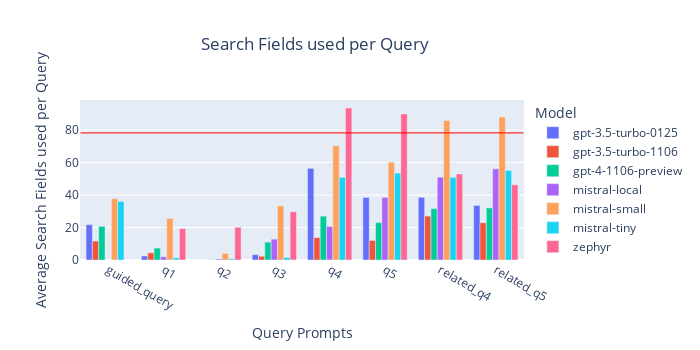

This figure's notebook cell:
### Code cell
melted_df = pd.melt(seed_df, id_vars=['model'], value_vars=['q1_answer_mesh_terms_correct', 'q2_answer_mesh_terms_correct', 'q3_answer_mesh_terms_correct', 'q4_answer_mesh_terms_correct', 'q5_answer_mesh_terms_correct', 'guided_query_answer_mesh_terms_correct', 'related_q4_answer_mesh_terms_correct', 'related_q5_answer_mesh_terms_correct'],
                    var_name='query', value_name='operator')

melted_df['operator'] = melted_df['operator'].apply(lambda x: len(x))
# Group by 'model' and sum the answers for each question
summed_df = melted_df.groupby(['model', 'query']).mean().reset_index()


summed_df['query'] = summed_df['query'].apply(lambda x: x.rstrip("_answer_mesh_terms_correct"))
#custom_labels = {'q1_answer_mesh_terms_correct': 'q1', 'q2_answer_mesh_terms_correct': 'q2', 'q3_answer_mesh_terms_correct': 'q3', 'q4_answer_mesh_terms_correct': 'q4', 'q5_answer_mesh_terms_correct': 'q5', 'guided_query_mesh_terms_correct': 'guided query'}
#custom_labels = ['q1','q2','q3','q4','q5','guided_query']

fig = px.bar(summed_df, x='query', y='operator', color='model',
             title='Search Fields used per Query',
             labels={'query': 'Query Prompts', 'operator': 'Average Search Fields used per Query', 'model': 'Model'},
     )

fig.add_shape(type="line",
    x0=-0.5, y0=78.2, x1=7.5, y1=78.2,
    line=dict(color="Red",width=1)
)

# Customize layout if needed
fig.update_layout(barmode='group', xaxis={'type': 'category'}, width=700, height=350, title_x=0.45)

# Show the plot
fig.show()
fig.write_image("average_search_fields.pdf")

### Figure 1 — Plotly figure (JSON) as saved in the notebook; plotly's stock layout.template omitted (floating-point values rounded to 4 significant figures)
{"data": [{"alignmentgroup": "True", "hovertemplate": "Model=gpt-3.5-turbo-0125<br>Query Prompts=%{x}<br>Average Search Fields used per Query=%{y}<extra></extra>", "legendgroup": "gpt-3.5-turbo-0125", "marker": {"color": "#636efa", "pattern": {"shape": ""}}, "name": "gpt-3.5-turbo-0125", "offsetgroup": "gpt-3.5-turbo-0125", "orientation": "v", "showlegend": true, "textposition": "auto", "type": "bar", "x": ["guided_query", "q1", "q2", "q3", "q4", "q5", "related_q4", "related_q5"], "xaxis": "x", "y": [21.75, 2.48, 0, 3.27, 56.41, 38.48, 38.56, 33.6], "yaxis": "y"}, {"alignmentgroup": "True", "hovertemplate": "Model=gpt-3.5-turbo-1106<br>Query Prompts=%{x}<br>Average Search Fields used per Query=%{y}<extra></extra>", "legendgroup": "gpt-3.5-turbo-1106", "marker": {"color": "#EF553B", "pattern": {"shape": ""}}, "name": "gpt-3.5-turbo-1106", "offsetgroup": "gpt-3.5-turbo-1106", "orientation": "v", "showlegend": true, "textposition": "auto", "type": "bar", "x": ["guided_query", "q1", "q2", "q3", "q4", "q5", "related_q4", "related_q5"], "xaxis": "x", "y": [11.67, 4.41, 0.0075, 2.305, 13.85, 12.03, 27.02, 22.9], "yaxis": "y"}, {"alignmentgroup": "True", "hovertemplate": "Model=gpt-4-1106-preview<br>Query Prompts=%{x}<br>Average Search Fields used per Query=%{y}<extra></extra>", "legendgroup": "gpt-4-1106-preview", "marker": {"color": "#00cc96", "pattern": {"shape": ""}}, "name": "gpt-4-1106-preview", "offsetgroup": "gpt-4-1106-preview", "orientation": "v", "showlegend": true, "textposition": "auto", "type": "bar", "x": ["guided_query", "q1", "q2", "q3", "q4", "q5", "related_q4", "related_q5"], "xaxis": "x", "y": [20.71, 7.307, 0.1464, 11.01, 26.99, 23, 31.65, 32.06], "yaxis": "y"}, {"alignmentgroup": "True", "hovertemplate": "Model=mistral-local<br>Query Prompts=%{x}<br>Average Search Fields used per Query=%{y}<extra></extra>", "legendgroup": "mistral-local", "marker": {"color": "#ab63fa", "pattern": {"shape": ""}}, "name": "mistral-local", "offsetgroup": "mistral-local", "orientation": "v", "showlegend": true, "textposition": "auto", "type": "bar", "x": ["guided_query", "q1", "q2", "q3", "q4", "q5", "related_q4", "related_q5"], "xaxis": "x", "y": [0, 1.975, 0.65, 12.82, 20.6, 38.52, 50.98, 56.08], "yaxis": "y"}, {"alignmentgroup": "True", "hovertemplate": "Model=mistral-small<br>Query Prompts=%{x}<br>Average Search Fields used per Query=%{y}<extra></extra>", "legendgroup": "mistral-small", "marker": {"color": "#FFA15A", "pattern": {"shape": ""}}, "name": "mistral-small", "offsetgroup": "mistral-small", "orientation": "v", "showlegend": true, "textposition": "auto", "type": "bar", "x": ["guided_query", "q1", "q2", "q3", "q4", "q5", "related_q4", "related_q5"], "xaxis": "x", "y": [37.74, 25.64, 4.075, 33.3, 70.2, 60.17, 85.78, 88.02], "yaxis": "y"}, {"alignmentgroup": "True", "hovertemplate": "Model=mistral-tiny<br>Query Prompts=%{x}<br>Average Search Fields used per Query=%{y}<extra></extra>", "legendgroup": "mistral-tiny", "marker": {"color": "#19d3f3", "pattern": {"shape": ""}}, "name": "mistral-tiny", "offsetgroup": "mistral-tiny", "orientation": "v", "showlegend": true, "textposition": "auto", "type": "bar", "x": ["guided_query", "q1", "q2", "q3", "q4", "q5", "related_q4", "related_q5"], "xaxis": "x", "y": [35.98, 1.323, 0.705, 1.552, 50.84, 53.49, 50.85, 55.15], "yaxis": "y"}, {"alignmentgroup": "True", "hovertemplate": "Model=zephyr<br>Query Prompts=%{x}<br>Average Search Fields used per Query=%{y}<extra></extra>", "legendgroup": "zephyr", "marker": {"color": "#FF6692", "pattern": {"shape": ""}}, "name": "zephyr", "offsetgroup": "zephyr", "orientation": "v", "showlegend": true, "textposition": "auto", "type": "bar", "x": ["guided_query", "q1", "q2", "q3", "q4", "q5", "related_q4", "related_q5"], "xaxis": "x", "y": [0, 19.3, 20.07, 29.68, 93.53, 89.9, 52.92, 46.25], "yaxis": "y"}], "layout": {"barmode": "group", "height": 350, "legend": {"title": {"text": "Model"}, "tracegroupgap": 0}, "shapes": [{"line": {"color": "Red", "width": 1}, "type": "line", "x0": -0.5, "x1": 7.5, "y0": 78.2, "y1": 78.2}], "title": {"text": "Search Fields used per Query", "x": 0.45}, "width": 700, "xaxis": {"anchor": "y", "autorange": true, "domain": [0, 1], "range": [-0.5089, 7.509], "title": {"text": "Query Prompts"}, "type": "category"}, "yaxis": {"anchor": "x", "autorange": true, "domain": [0, 1], "range": [0, 98.45], "title": {"text": "Average Search Fields used per Query"}, "type": "linear"}}}
